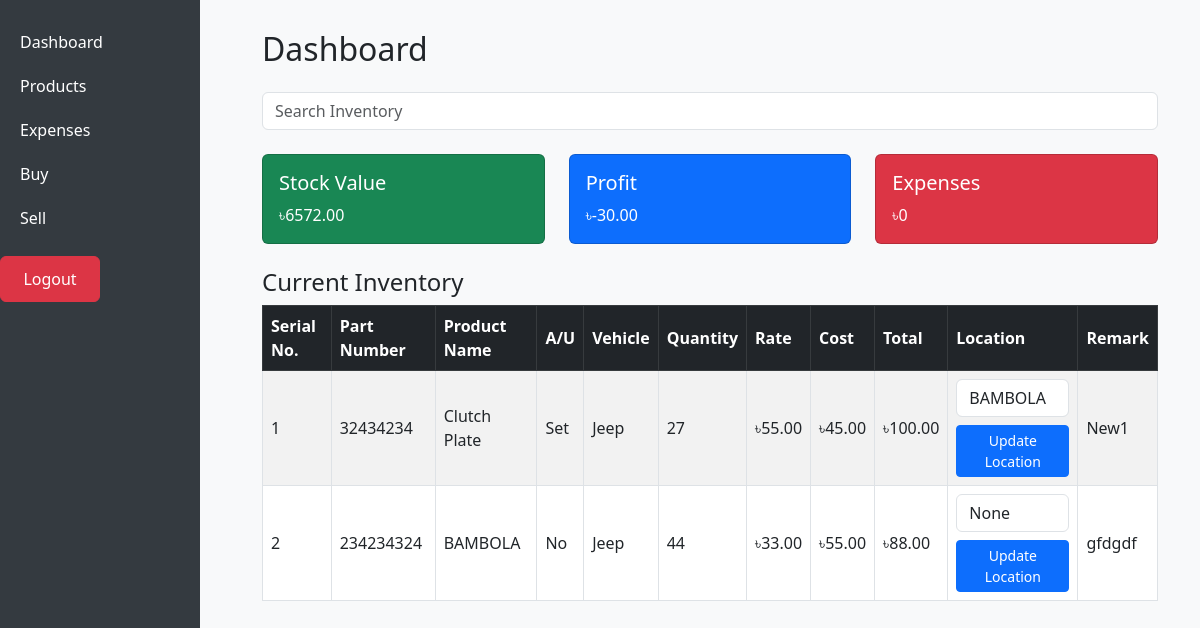
Page /dashboard/ (signed in) on the earlier database version.
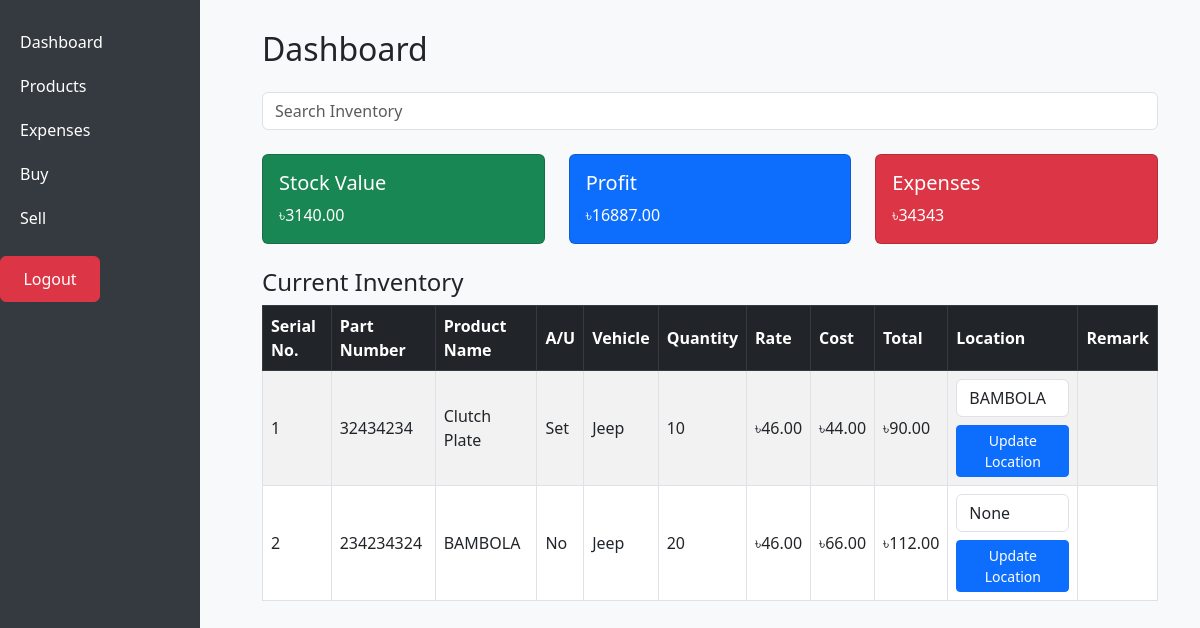
Same page on the later database version.
### inventory/models.py (models this page shows, shortened)
class Inventory(models.Model):
    product = models.OneToOneField(Product, on_delete=models.CASCADE)
    quantity = models.PositiveIntegerField()
    rate = models.DecimalField(max_digits=10, decimal_places=2)
    cost = models.DecimalField(max_digits=10, decimal_places=2)
    location = models.CharField(max_length=255, blank=True, null=True)
    remark = models.TextField(null=True, blank=True)
    @property
    def chs(self):
        return self.rate + self.cost
    @property
    def stock_value(self):
        return self.chs * self.quantity

class Product(models.Model):
    name = models.CharField(max_length=100)
    part_number = models.CharField(max_length=100, unique=True)
    au = models.BooleanField(default=False)  # A/U: Boolean Yes/No
    vehicle = models.CharField(max_length=100, blank=True)  # Vehicle field (optional)

### inventory/views.py (the view, shortened to what this page needs)
# urls.py: path('dashboard/', views.dashboard_view, name='dashboard'),
@login_required(login_url="/")
def dashboard_view(request):
    query = request.GET.get('q', '')
    if query:
        inventories = Inventory.objects.filter(
            Q(product__name__icontains=query) |  # Search in product name
            Q(product__part_number__icontains=query) |  # Search in product part number
            Q(product__vehicle__icontains=query) |  # Search in product vehicle field
            Q(location__icontains=query),  # Search in product PO number field
            quantity__gt=0  # Only include products with quantity > 0
        )
    else:
        inventories = Inventory.objects.filter(quantity__gt=0)
    total_stock_value = sum([inventory.stock_value for inventory in Inventory.objects.all()])
    total_profit = sum([(sales_item.selling_price - (sales_item.product.inventory.rate + sales_item.product.inventory.cost)) * sales_item.quantity for sales_item in SalesItem.objects.all()])
    total_expenses = Expense.objects.aggregate(total=models.Sum('amount'))['total'] or 0
    return render(request, 'inventory/dashboard.html', {
        'inventories': inventories,
        'total_stock_value': total_stock_value,
        'total_profit': total_profit,
        'total_expenses': total_expenses
    })

### inventory/templates/inventory/dashboard.html (shortened to what this page needs)
{% extends 'inventory/base.html' %}
{% block content %}
<div class="container-fluid">
  <h2 class="mb-4">Dashboard</h2>
    <form method="GET" action="{% url 'dashboard' %}">
    <div class="mb-4">
      <input type="text" name="q" class="form-control" placeholder="Search Inventory" value="{{ request.GET.q }}" aria-label="Search Inventory">
    </div>
  </form>
  <div class="row mb-4">
    <div class="col-md-4">
      <div class="card text-white bg-success">
        <div class="card-body">
          <h5 class="card-title">Stock Value</h5>
          <p class="card-text">৳{{ total_stock_value }}</p>
        </div>
      </div>
    </div>
    <div class="col-md-4">
      <div class="card text-white bg-primary">
        <div class="card-body">
          <h5 class="card-title">Profit</h5>
          <p class="card-text">৳{{ total_profit }}</p>
        </div>
      </div>
    </div>
    <div class="col-md-4">
      <div class="card text-white bg-danger">
        <div class="card-body">
          <h5 class="card-title">Expenses</h5>
          <p class="card-text">৳{{ total_expenses }}</p>
        </div>
      </div>
    </div>
  </div>
  <h4>Current Inventory</h4>
    <table class="table table-bordered table-striped table-hover">
      <thead class="table-dark">
        <tr>
          <th>Serial No.</th>
          <th>Part Number</th>
          <th>Product Name</th>
          <th>A/U</th>
          <th>Vehicle</th>
          <th>Quantity</th>
          <th>Rate</th>
          <th>Cost</th>
          <th>Total</th>
          <th>Location</th>
          <th>Remark</th>
        </tr>
      </thead>
      <tbody>
        {% for inventory in inventories %}
        <tr>
          <td>{{ forloop.counter }}</td>
          <td>{{ inventory.product.part_number }}</td>
          <td>{{ inventory.product.name }}</td>
          <td>{% if inventory.product.au %}Set{% else %}No{% endif %}</td>
          <td>{{ inventory.product.vehicle }}</td>
          <td>{{ inventory.quantity }}</td>
          <td>৳{{ inventory.rate }}</td>
          <td>৳{{ inventory.cost }}</td>
          <td>৳{{ inventory.chs }}</td>
          <td>
            <form method="POST" action="{% url 'dashboard' %}">
              <input type="text" name="location" value="{{ inventory.location }}" class="form-control" placeholder="Update location">
              <button type="submit" name="update_location" class="btn btn-sm btn-primary mt-2">Update Location</button>
            </form>
          </td>
          <td>{{ inventory.remark }}</td>
        </tr>
        {% empty %}
        <tr>
          <td colspan="9" class="text-center">No products found with quantity > 0</td>
        </tr>
        {% endfor %}
      </tbody>
    </table>
</div>
{% endblock %}

Differences in the rows shown:
changed Inventory "Clutch Plate": quantity "27" → "10"; rate "55.00" → "46.00"; cost "45.00" → "44.00"; chs "100.00" → "90.00"; remark "New1" → (not shown)
changed Inventory "None": quantity "44" → "20"; rate "33.00" → "46.00"; cost "55.00" → "66.00"; chs "88.00" → "112.00"; remark "gfdgdf" → (not shown)
Other differences:
{{ total_stock_value }}: "6572.00" → "3140.00"
{{ total_profit }}: "-30.00" → "16887.00"
{{ total_expenses }}: "0" → "34343"
